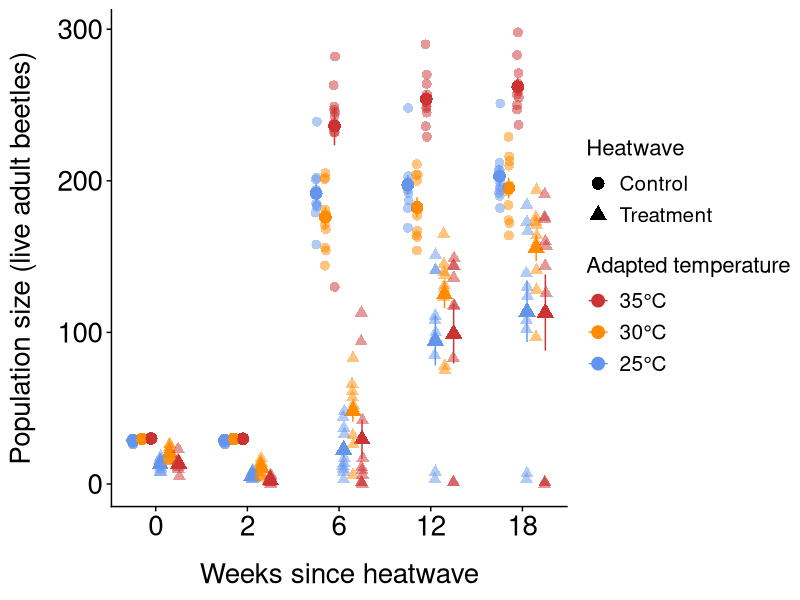

The R script that drew this image:
# Load packages
library(ggplot2)
library(cowplot)
library(dplyr)
library(car)
library(lme4)

# Import ggplot theme for plots
theme_tess <- function () { 
  theme_cowplot()+
    theme(axis.title.y = element_text(margin = margin(t = 0, r = 15, b = 0, l = 0)))+
    theme(axis.title.x = element_text(margin = margin(t = 15, r = 0, b = 0, l = 0)))+
    theme(axis.text.x=element_text(size=20))+
    theme(axis.text.y=element_text(size=20))+
    theme(axis.title.x=element_text(size=20))+
    theme(axis.title.y=element_text(size=20))+
    theme(plot.title = element_text(hjust = 0.5,size=20))+
    theme(axis.title.y=element_text(size=20))
}
 
# Import data
data <-read.csv("./data/heatwavepopulation.csv",stringsAsFactors = FALSE,
                strip.white = TRUE, na.strings = c("NA",""))

# Make heatwave a factor
data$heatwave <- factor(data$heatwave, levels = c(0, 1))
  
# Make adapted_temp a factor
data$adapted_temp<- factor(data$adapted_temp,
                           levels = c("25", "30", "35"))

# Make weeks_since_heatwave numeric
data$weeks_since_heatwave <- as.numeric(as.character(data$weeks_since_heatwave))
  
#### PLOT ####

# Calculate summary statistics
  summary_data <- data %>%
    group_by(adapted_temp, heatwave, weeks_since_heatwave) %>%
    summarise(mean = mean(alive),
              n=n(),
              sd = sd(alive),
              se = sd / sqrt(n))
  summary_data$heatwave <- factor(summary_data$heatwave, levels = c(0, 1))
  summary_data$group_id <- interaction(summary_data$adapted_temp, summary_data$heatwave)
  data$group_id <- interaction(data$adapted_temp, data$heatwave)

# Space weeks_since_heatwave raw data points equally
  data <- data %>% 
    mutate(time_index = case_when(
      weeks_since_heatwave == 0  ~ 1,
      weeks_since_heatwave == 2  ~ 2,
      weeks_since_heatwave == 6  ~ 3,
      weeks_since_heatwave == 12 ~ 4,
      weeks_since_heatwave == 18 ~ 5))
  
# Space weeks_since_heatwave summary data points equally
  summary_data <- summary_data %>%
    mutate(time_index = case_when(
      weeks_since_heatwave == 0  ~ 1,
      weeks_since_heatwave == 2  ~ 2,
      weeks_since_heatwave == 6  ~ 3,
      weeks_since_heatwave == 12 ~ 4,
      weeks_since_heatwave == 18 ~ 5))
  
# Order and space heatwave and adapted_temp raw data points 
  data <- data %>%
    mutate(x_offset = case_when(
      heatwave == 0 & adapted_temp == "25" ~ -0.25,
      heatwave == 0 & adapted_temp == "30" ~ -0.15,
      heatwave == 0 & adapted_temp == "35" ~ -0.05,
      heatwave == 1 & adapted_temp == "25" ~  0.05,
      heatwave == 1 & adapted_temp == "30" ~  0.15,
      heatwave == 1 & adapted_temp == "35" ~  0.25))
  
# Order and space heatwave and adapted_temp summary data points 
  summary_data <- summary_data %>%
    mutate(x_offset = case_when(
      heatwave == 0 & adapted_temp == "25" ~ -0.25,
      heatwave == 0 & adapted_temp == "30" ~ -0.15,
      heatwave == 0 & adapted_temp == "35" ~ -0.05,
      heatwave == 1 & adapted_temp == "25" ~  0.05,
      heatwave == 1 & adapted_temp == "30" ~  0.15,
      heatwave == 1 & adapted_temp == "35" ~  0.25))
 
# Offset raw data points
  data <- data %>%
    mutate(x_pos = time_index + x_offset)
  
# Offset summary data points
  summary_data <- summary_data %>%
    mutate(x_pos = time_index + x_offset)

# Generate a plot of population size for different adapted temperatures with and without a heatwave
p <- ggplot(summary_data, aes(x = x_pos, y = mean, color = adapted_temp, shape = heatwave, group = group_id)) +
    geom_point(size = 4) +
    scale_x_continuous(breaks = 1:5, labels = c("0", "2", "6", "12", "18")) +
    geom_jitter(data = data, 
                aes(x = x_pos, y = alive, color = adapted_temp, shape = heatwave),
                width = 0.01, height = 0, size = 3, alpha = 0.5) +
    geom_errorbar(aes(ymin = mean - se, ymax = mean + se), width = 0) +
    scale_shape_manual(values = c("0" = 16, "1" = 17), 
                       name = "Heatwave", 
                       labels = c("0" = "Control", "1" = "Treatment")) +
    scale_color_manual(values = c("cornflowerblue", "darkorange", "brown3"),
                       name = "Adapted temperature",
                       labels = c("25°C", "30°C", "35°C"),
                       breaks = c("25", "30", "35"),
                       guide = guide_legend(reverse = TRUE)) +
    xlab("Weeks since heatwave") +    
    ylab("Population size (live adult beetles)") +
    theme_tess() +
  theme(legend.title = element_text(size = 16),
    legend.text  = element_text(size = 15),
    legend.key.size = unit(0.6, "cm"),
    legend.key.height = unit(0.8, "cm"),
    legend.spacing.y  = unit(0.6, "cm"))

#windows();p 

# Save the plot
ggsave(file="./figures/popsize.pdf", p, 
       width = 35, height = 22, units = "cm", dpi = 200) 

#### STATS ####

#------ Global model ------#

# Create a new column with specific population ids called "pop_id"
data <- data%>%
  mutate(pop_id = paste(adapted_temp,heatwave,population_id, sep = "_"))

# Check that n = 60 for pop_id
#n_distinct(data$pop_id)

# Construct a global linear model
lmmglobal <- lmer(alive ~ adapted_temp * heatwave * weeks_since_heatwave + (1|pop_id),data = data)

# Run a three-way ANOVA
Anova(lmmglobal, type = 3)
#significant three-way interaction


#------ Two-way ANOVAs for each time point ------#

# Filter data for Week 0
week0data <- data %>%
  filter(weeks_since_heatwave == 0)

# Construct a linear model
lm_week0<-lm(alive~adapted_temp*heatwave,data=week0data)

# Run an ANOVA
Anova(lm_week0,type="2")
#signficant interaction

# Filter data for Week 2
week2data <- data %>%
    filter(weeks_since_heatwave == 2)

# Construct a linear model
lm_week2<-lm(alive~adapted_temp*heatwave,data=week2data)

# Run an ANOVA
Anova(lm_week2,type="2")
#significant interaction
  
# Filter data for Week 6
week6data <- data %>%
    filter(weeks_since_heatwave == 6)
  
# Construct a linear model
lm_week6<-lm(alive~adapted_temp*heatwave,data=week6data)

# Run an ANOVA
Anova(lm_week6,type="2")
#significant interaction
  
# Filter data for Week 12
week12data <- data %>%
    filter(weeks_since_heatwave == 12)

# Construct a linear model
lm_week12<-lm(alive~adapted_temp*heatwave,data=week12data)

# Run an ANOVA
Anova(lm_week12,type="2")
#significant interaction

# Filter data for Week 18
week18data <- data %>%
  filter(weeks_since_heatwave == 18)

# Construct a linear model
lm_week18<-lm(alive~adapted_temp*heatwave,data=week18data)

# Run an ANOVA
Anova(lm_week18,type="2")
#significant interaction
